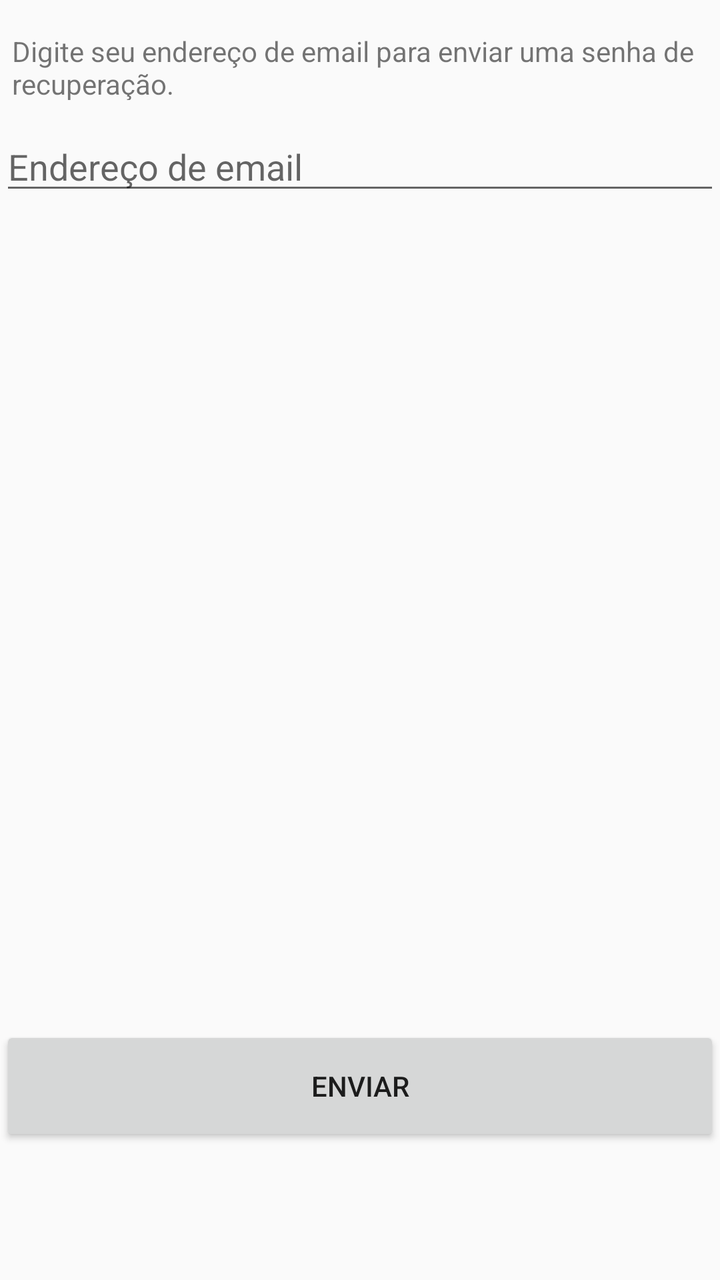
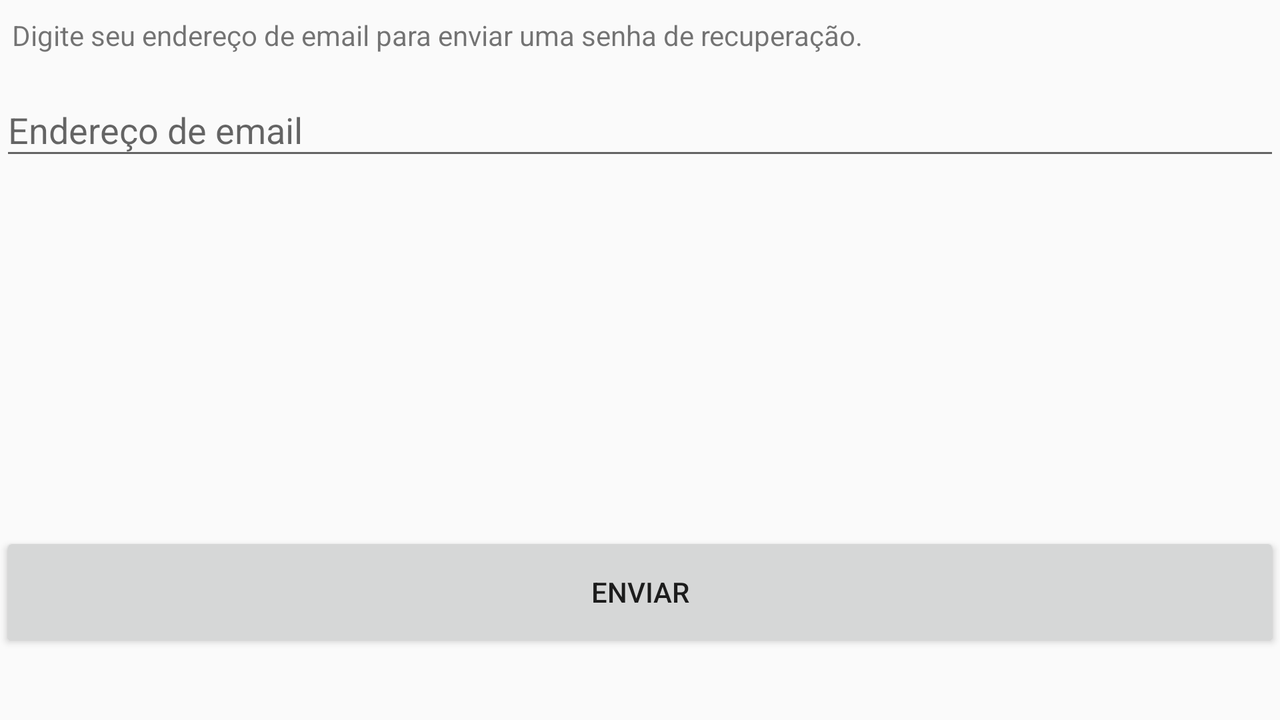

An Android layout and its configuration variant, each rendered on a device that would load it. The default file and the variant file are quoted in full after the pictures.
<!-- AndroidManifest.xml: application theme AppTheme -->
<!-- res/layout/forgot_password.xml -->
<?xml version="1.0" encoding="utf-8"?>
<android.support.constraint.ConstraintLayout xmlns:android="http://schemas.android.com/apk/res/android"
    xmlns:app="http://schemas.android.com/apk/res-auto"
    xmlns:tools="http://schemas.android.com/tools"
    android:layout_width="match_parent"
    android:layout_height="match_parent"
    app:layout_behavior="@string/appbar_scrolling_view_behavior"
    tools:context="com.the.dionisio.apk.client.view.ForgotPassword"
    tools:showIn="@layout/bar_forgot_password">

    <TextView
        android:id="@+id/txtDescription"
        android:layout_width="0dp"
        android:layout_height="34dp"
        android:text="@string/txv_descriptionForgotPassword"
        tools:layout_constraintTop_creator="1"
        tools:layout_constraintRight_creator="1"
        tools:layout_constraintBottom_creator="1"
        app:layout_constraintBottom_toTopOf="@+id/edtEmailForgotPassword"
        android:layout_marginStart="6dp"
        android:layout_marginEnd="6dp"
        app:layout_constraintRight_toRightOf="parent"
        android:layout_marginTop="16dp"
        tools:layout_constraintLeft_creator="1"
        android:layout_marginBottom="11dp"
        app:layout_constraintLeft_toLeftOf="parent"
        app:layout_constraintTop_toTopOf="parent"
        android:layout_marginLeft="6dp"
        android:layout_marginRight="6dp" />

    <EditText
        android:id="@+id/edtEmailForgotPassword"
        android:layout_width="0dp"
        android:layout_height="wrap_content"
        android:ems="10"
        android:hint="@string/hnt_email"
        android:inputType="textEmailAddress"
        tools:layout_constraintTop_creator="1"
        tools:layout_constraintRight_creator="1"
        app:layout_constraintRight_toRightOf="parent"
        android:layout_marginTop="61dp"
        tools:layout_constraintLeft_creator="1"
        app:layout_constraintLeft_toLeftOf="parent"
        app:layout_constraintTop_toTopOf="parent" />

    <Button
        android:id="@+id/sendForgotPassword"
        android:layout_width="0dp"
        android:layout_height="60dp"
        android:text="@string/btn_send"
        tools:layout_constraintRight_creator="1"
        tools:layout_constraintBottom_creator="1"
        app:layout_constraintBottom_toBottomOf="parent"
        app:layout_constraintRight_toRightOf="parent"
        tools:layout_constraintLeft_creator="1"
        android:layout_marginBottom="67dp"
        app:layout_constraintLeft_toLeftOf="parent" />
</android.support.constraint.ConstraintLayout>
<!-- res/layout/bar_forgot_password.xml (included above) -->
<?xml version="1.0" encoding="utf-8"?>
<android.support.design.widget.CoordinatorLayout xmlns:android="http://schemas.android.com/apk/res/android"
    xmlns:app="http://schemas.android.com/apk/res-auto"
    xmlns:tools="http://schemas.android.com/tools"
    android:layout_width="match_parent"
    android:layout_height="match_parent"
    tools:context="com.the.dionisio.apk.client.view.ForgotPassword">

    <android.support.design.widget.AppBarLayout
        android:layout_width="match_parent"
        android:layout_height="wrap_content"
        android:theme="@style/AppTheme.AppBarOverlay">

        <ImageButton
            android:id="@+id/btnBackForgot"
            android:layout_width="48dp"
            android:layout_height="54dp"
            android:layout_weight="1"
            android:background="@color/btnLogin"
            app:srcCompat="?attr/actionModeCloseDrawable" />

    </android.support.design.widget.AppBarLayout>

    <include
        android:id="@+id/include2"
        layout="@layout/forgot_password" />

</android.support.design.widget.CoordinatorLayout>
<!-- resources referenced by this layout -->
<resources>
  <string name="btn_send">Enviar</string>
  <string name="hnt_email">Endereço de email</string>
  <string name="txv_descriptionForgotPassword">Digite seu endereço de email para enviar uma senha de recuperação.</string>
  <style name="AppTheme" parent="Theme.AppCompat.Light.DarkActionBar">
          
          <item name="colorPrimary">@color/colorPrimary</item>
          <item name="colorPrimaryDark">@color/colorPrimaryDark</item>
          <item name="colorAccent">@color/colorAccent</item>
      </style>
  <color name="colorPrimary">#ff4000</color>
  <color name="colorPrimaryDark">#ff4000</color>
  <color name="colorAccent">#3e3e3e</color>
</resources>
<!-- res/layout-land/forgot_password.xml (the repository's variant of the layout above) -->
<!-- drawn on the phone turned sideways -->
<?xml version="1.0" encoding="utf-8"?>
<android.support.constraint.ConstraintLayout xmlns:android="http://schemas.android.com/apk/res/android"
    xmlns:app="http://schemas.android.com/apk/res-auto"
    xmlns:tools="http://schemas.android.com/tools"
    android:layout_width="match_parent"
    android:layout_height="match_parent"
    app:layout_behavior="@string/appbar_scrolling_view_behavior"
    tools:context=".model.view.ForgotPassword"
    tools:showIn="@layout/bar_forgot_password">

    <TextView
        android:id="@+id/txtDescription"
        android:layout_width="0dp"
        android:layout_height="34dp"
        android:text="@string/txv_descriptionForgotPassword"
        tools:layout_constraintTop_creator="1"
        tools:layout_constraintRight_creator="1"
        tools:layout_constraintBottom_creator="1"
        android:layout_marginStart="6dp"
        android:layout_marginEnd="6dp"
        app:layout_constraintRight_toRightOf="parent"
        android:layout_marginTop="8dp"
        tools:layout_constraintLeft_creator="1"
        app:layout_constraintLeft_toLeftOf="parent"
        app:layout_constraintTop_toTopOf="parent"
        android:layout_marginLeft="6dp"
        android:layout_marginRight="6dp"
        app:layout_constraintHorizontal_bias="0.0" />

    <EditText
        android:id="@+id/edtEmailForgotPassword"
        android:layout_width="0dp"
        android:layout_height="43dp"
        android:ems="10"
        android:hint="@string/hnt_email"
        android:inputType="textEmailAddress"
        tools:layout_constraintTop_creator="1"
        tools:layout_constraintRight_creator="1"
        app:layout_constraintRight_toRightOf="parent"
        tools:layout_constraintLeft_creator="1"
        app:layout_constraintLeft_toLeftOf="parent"
        app:layout_constraintHorizontal_bias="0.0"
        android:layout_marginTop="0dp"
        app:layout_constraintTop_toBottomOf="@+id/txtDescription" />

    <Button
        android:id="@+id/btnSendForgotPassword"
        android:layout_width="0dp"
        android:layout_height="60dp"
        android:layout_marginBottom="34dp"
        android:text="@string/btn_send"
        app:layout_constraintBottom_toBottomOf="parent"
        app:layout_constraintHorizontal_bias="0.0"
        app:layout_constraintLeft_toLeftOf="parent"
        app:layout_constraintRight_toRightOf="parent"
        tools:layout_constraintBottom_creator="1"
        tools:layout_constraintLeft_creator="1"
        tools:layout_constraintRight_creator="1" />
</android.support.constraint.ConstraintLayout>
<!-- res/layout/forgot_password.xml (included above) -->
<?xml version="1.0" encoding="utf-8"?>
<android.support.constraint.ConstraintLayout xmlns:android="http://schemas.android.com/apk/res/android"
    xmlns:app="http://schemas.android.com/apk/res-auto"
    xmlns:tools="http://schemas.android.com/tools"
    android:layout_width="match_parent"
    android:layout_height="match_parent"
    app:layout_behavior="@string/appbar_scrolling_view_behavior"
    tools:context="com.the.dionisio.apk.client.view.ForgotPassword"
    tools:showIn="@layout/bar_forgot_password">

    <TextView
        android:id="@+id/txtDescription"
        android:layout_width="0dp"
        android:layout_height="34dp"
        android:text="@string/txv_descriptionForgotPassword"
        tools:layout_constraintTop_creator="1"
        tools:layout_constraintRight_creator="1"
        tools:layout_constraintBottom_creator="1"
        app:layout_constraintBottom_toTopOf="@+id/edtEmailForgotPassword"
        android:layout_marginStart="6dp"
        android:layout_marginEnd="6dp"
        app:layout_constraintRight_toRightOf="parent"
        android:layout_marginTop="16dp"
        tools:layout_constraintLeft_creator="1"
        android:layout_marginBottom="11dp"
        app:layout_constraintLeft_toLeftOf="parent"
        app:layout_constraintTop_toTopOf="parent"
        android:layout_marginLeft="6dp"
        android:layout_marginRight="6dp" />

    <EditText
        android:id="@+id/edtEmailForgotPassword"
        android:layout_width="0dp"
        android:layout_height="wrap_content"
        android:ems="10"
        android:hint="@string/hnt_email"
        android:inputType="textEmailAddress"
        tools:layout_constraintTop_creator="1"
        tools:layout_constraintRight_creator="1"
        app:layout_constraintRight_toRightOf="parent"
        android:layout_marginTop="61dp"
        tools:layout_constraintLeft_creator="1"
        app:layout_constraintLeft_toLeftOf="parent"
        app:layout_constraintTop_toTopOf="parent" />

    <Button
        android:id="@+id/sendForgotPassword"
        android:layout_width="0dp"
        android:layout_height="60dp"
        android:text="@string/btn_send"
        tools:layout_constraintRight_creator="1"
        tools:layout_constraintBottom_creator="1"
        app:layout_constraintBottom_toBottomOf="parent"
        app:layout_constraintRight_toRightOf="parent"
        tools:layout_constraintLeft_creator="1"
        android:layout_marginBottom="67dp"
        app:layout_constraintLeft_toLeftOf="parent" />
</android.support.constraint.ConstraintLayout>
